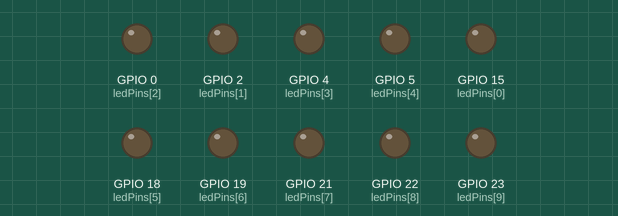
Bench run of a sketch on a simulated ESP32. Shown: output pins drawn as LEDs (lit = HIGH).

Above: at 0.05 s.
At 0.2 s:
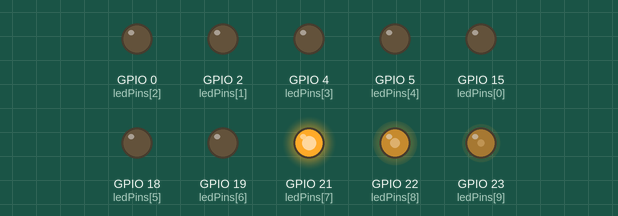
At 0.35 s:
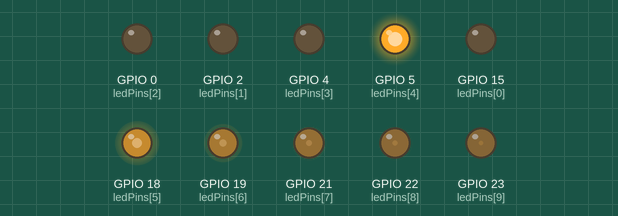
At 0.65 s:
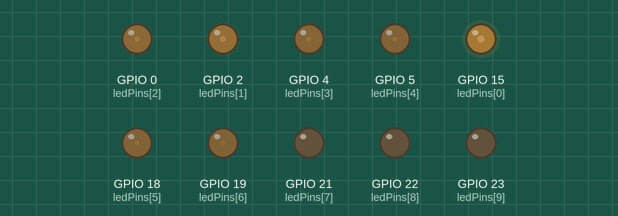
At 1.2 s:
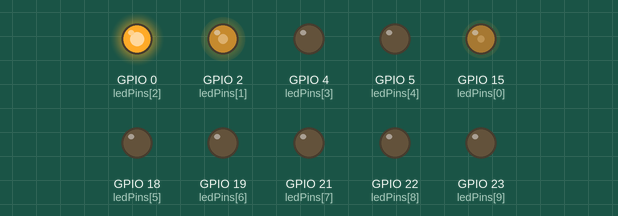
At 1.65 s:
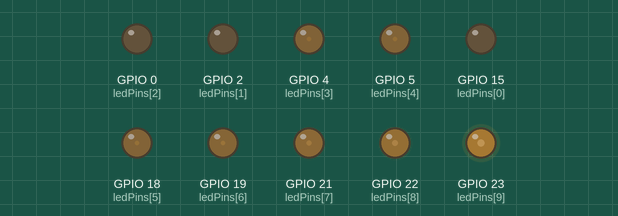
Timing chart, 0 to 4.6 s (numbered marks = the images above):
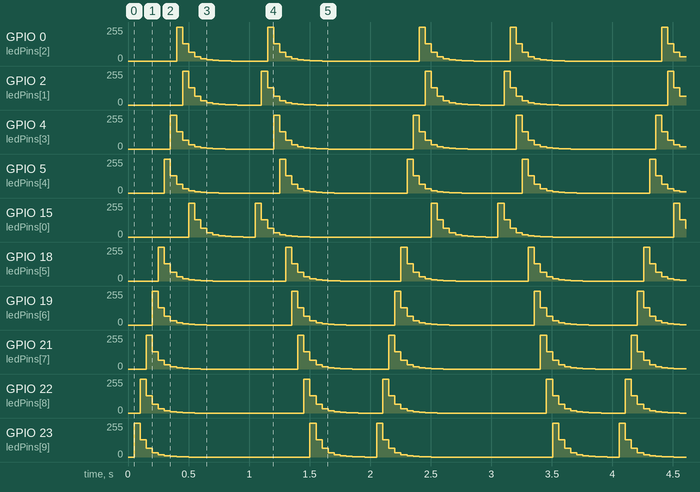

The sketch:

sketch_4_led_flow_pulse.ino
```cpp
const byte ledPins[] = { 15, 2, 0, 4, 5, 18, 19, 21, 22, 23 };  //define led pins
// define 10 PWM channels
const byte chns[] = { 0, 1, 2, 3, 4, 5, 6, 7, 8, 9 };
// define 30 pulse values.
const int dutys[] = { 0, 0, 0, 0, 0, 0, 0, 0, 0, 0,
                      1023, 512, 256, 128, 64, 32, 16, 8, 4, 2,
                      0, 0, 0, 0, 0, 0, 0, 0, 0, 0 };  //define the pwm dutys

int ledCounts;         //led counts
int delayTimes = 50;   //flowing speed ,the smaller, the faster

void setup() {
  // get the led counts
  ledCounts = sizeof(ledPins);

  //setup the pwm channels
  for (int i = 0; i < ledCounts; i++) {
    // set the frequency of 10 PWM channels to 1000Hz, the accuracy to 10bits
    ledcSetup(chns[i], 1000, 10);
    // Attach GPIO to these PWM channels
    ledcAttachPin(ledPins[i], chns[i]);
  }
}

void loop() {
  // flowing one side to other side
  for (int i = 0; i < 20; i++) {
    for (int j = 0; j < ledCounts; j++) {
      ledcWrite(chns[j], dutys[i + j]);
    }
    delay(delayTimes);
  }

  // flowing one side to other side
  for (int i = 0; i < 20; i++) {
    for (int j = ledCounts - 1; j > -1; j--) {
      ledcWrite(chns[j], dutys[i + (ledCounts - 1 - j)]);
    }
    delay(delayTimes);
  }
}
```
